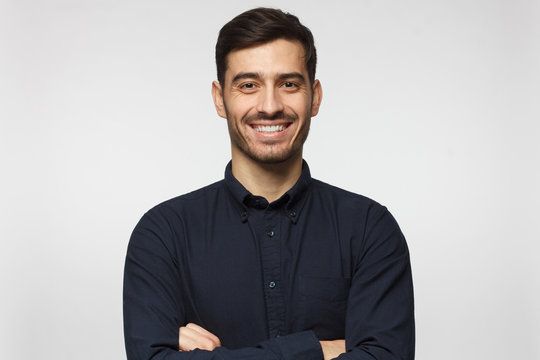
#> input picture images/person.jpg, 540 x 360 px, found by its file name
$ python makeBorder.py
#> lines starting #> are read from the running program, lines starting #| are printed output that depends on the picture
import cv2

image= cv2.imread("C:\\Users\\DELL\\computer Vision\\images\\person.jpg")
#> image is the input picture: shape (360, 540, 3); mean B, G, R 173.6, 172.8, 175.2

re_image= cv2.resize(image, (500,500))
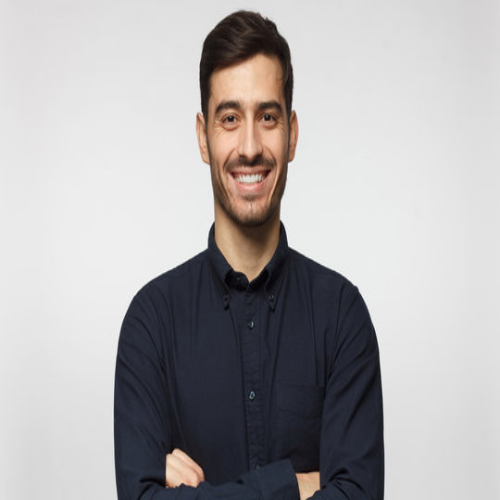
#> re_image: shape (500, 500, 3); mean B, G, R 173.5, 172.7, 175.1

new = cv2.copyMakeBorder(re_image,30, 30,30,30, cv2.BORDER_ISOLATED, None, value=255 )
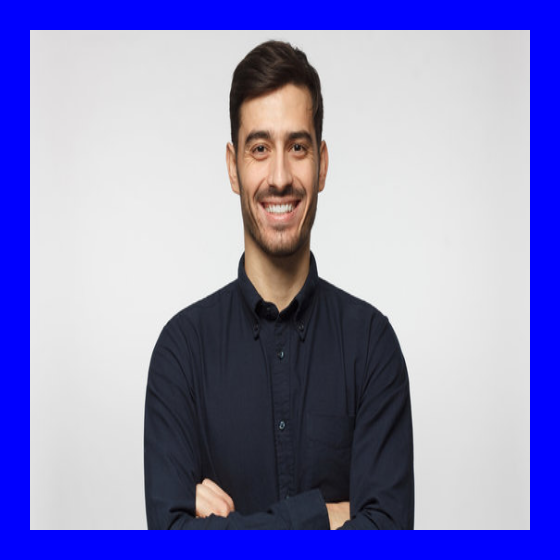
#> new: shape (560, 560, 3); mean B, G, R 190.1, 137.7, 139.6
new2 = cv2.copyMakeBorder(re_image,30, 30,30,30, cv2.BORDER_REFLECT101, None, value=255 )
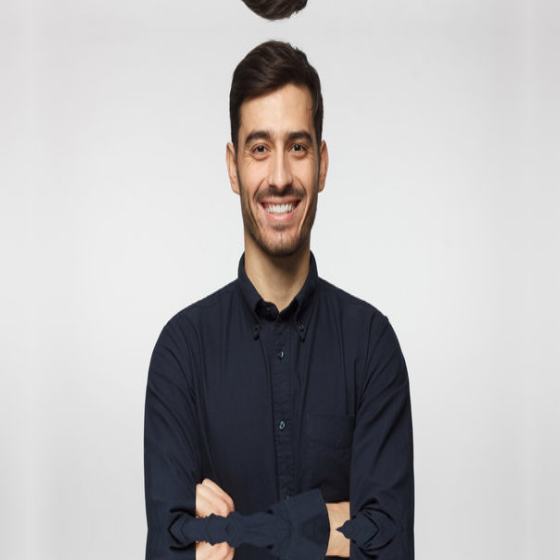
#> new2: shape (560, 560, 3); mean B, G, R 178.8, 178, 180
new3 = cv2.copyMakeBorder(re_image,30, 30,30,30, cv2.BORDER_DEFAULT, None, value=255 )
new4 = cv2.copyMakeBorder(re_image,30, 30,30,30, cv2.BORDER_REPLICATE, None, value=255 )

cv2.imshow("window", new)
cv2.imshow("window2", new2)
cv2.imshow("window3", new3)
cv2.imshow("window4", new4)
cv2.waitKey(0)
cv2.destroyAllWindows()
